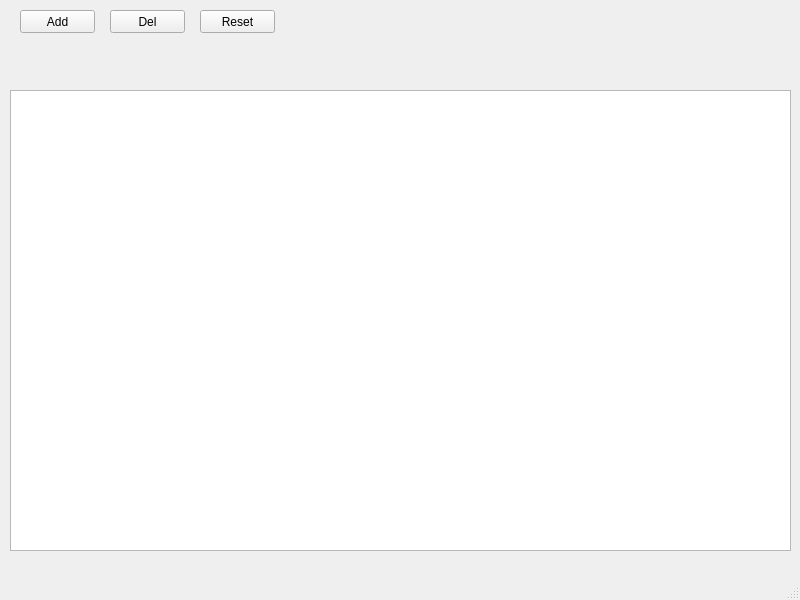
<?xml version="1.0" encoding="UTF-8"?>
<ui version="4.0">
 <class>MainWindow</class>
 <widget class="QMainWindow" name="MainWindow">
  <property name="geometry">
   <rect>
    <x>0</x>
    <y>0</y>
    <width>800</width>
    <height>600</height>
   </rect>
  </property>
  <property name="windowTitle">
   <string>MainWindow</string>
  </property>
  <widget class="QWidget" name="centralwidget">
   <widget class="QTextEdit" name="DisplayEdit">
    <property name="geometry">
     <rect>
      <x>10</x>
      <y>90</y>
      <width>781</width>
      <height>461</height>
     </rect>
    </property>
   </widget>
   <widget class="QPushButton" name="AddBtn">
    <property name="geometry">
     <rect>
      <x>20</x>
      <y>10</y>
      <width>75</width>
      <height>23</height>
     </rect>
    </property>
    <property name="text">
     <string>Add</string>
    </property>
   </widget>
   <widget class="QPushButton" name="DelBtn">
    <property name="geometry">
     <rect>
      <x>110</x>
      <y>10</y>
      <width>75</width>
      <height>23</height>
     </rect>
    </property>
    <property name="text">
     <string>Del</string>
    </property>
   </widget>
   <widget class="QPushButton" name="ResetBtn">
    <property name="geometry">
     <rect>
      <x>200</x>
      <y>10</y>
      <width>75</width>
      <height>23</height>
     </rect>
    </property>
    <property name="text">
     <string>Reset</string>
    </property>
   </widget>
  </widget>
  <widget class="QMenuBar" name="menubar">
   <property name="geometry">
    <rect>
     <x>0</x>
     <y>0</y>
     <width>800</width>
     <height>23</height>
    </rect>
   </property>
  </widget>
  <widget class="QStatusBar" name="statusbar"/>
 </widget>
 <resources/>
 <connections/>
</ui>
